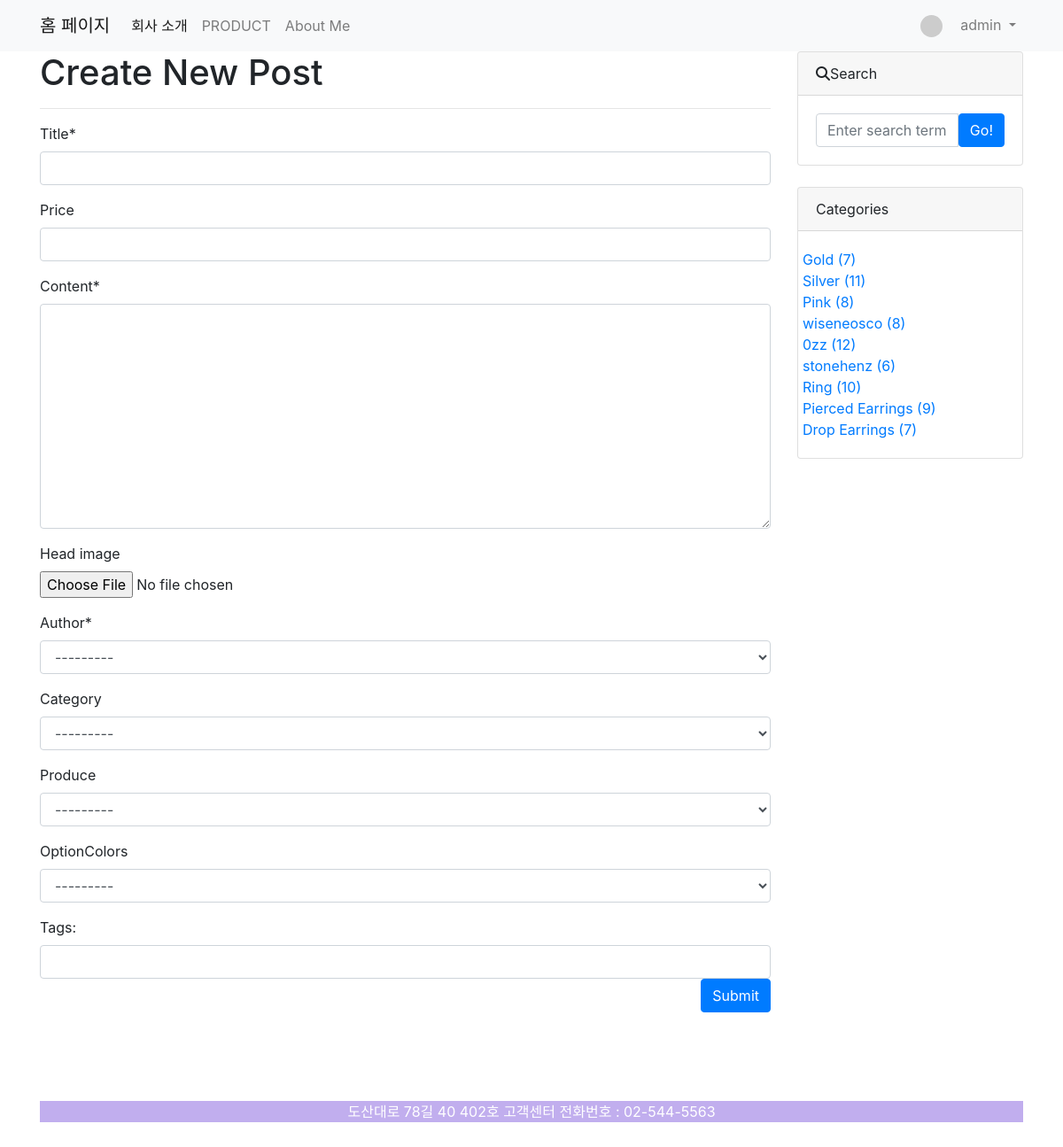
Screenshot of /blog/create_post/ (signed in) with the database file from the repository.
### blog/models.py (models this page shows)
class OptionColors(models.Model):
    name = models.CharField(max_length=50, unique=True)  # 동일한 name을 갖는 카테고리를 만들 수 있다 .
    slug = models.SlugField(max_length=200, unique=True, allow_unicode=True)  # 사람이 읽을 수 있는 텍스트로 고유 URL
    def __str__(self):
        return self.name
    def get_absolute_url(self):
        return f'/blog/OptionColors/{self.slug}/'
    class Meta:
        verbose_name_plural = 'OptionsColors'

class Produce(models.Model):
    name = models.CharField(max_length=50, unique=True)  # 동일한 name을 갖는 카테고리를 만들 수 있다 .
    slug = models.SlugField(max_length=200, unique=True, allow_unicode=True)  # 사람이 읽을 수 있는 텍스트로 고유 URL
    address = models.CharField(max_length=30,unique=True,null=True)
    phone = models.CharField(max_length=100, blank=True,null=True)
    author = models.CharField(max_length=100, blank=True,null=True) # 대표
    email = models.CharField(max_length=100, blank=True,null=True)
    def __str__(self):
        return self.name
    def get_absolute_url(self):
        return f'/blog/Produce/{self.slug}/'
    class Meta:
        verbose_name_plural='Produce'

class Category(models.Model):
    name = models.CharField(max_length = 50, unique = True) # 동일한 name을 갖는 카테고리를 만들 수 있다 .
    slug = models.SlugField(max_length = 200, unique = True, allow_unicode = True) # 사람이 읽을 수 있는 텍스트로 고유 URL
    def __str__(self):
        return self.name
    def get_absolute_url(self):
        return f'/blog/category/{self.slug}/'
    class Meta:
        verbose_name_plural = 'Categories'

### blog/views.py (the view, shortened to what this page needs)
# urls.py: path('create_post/',views.PostCreate.as_view()),
class PostCreate(LoginRequiredMixin, UserPassesTestMixin, CreateView):
    model = Post
    fields = ['title', 'price', 'content', 'head_image', 'author', 'category', 'Produce',
              'OptionColors']  # 태그 입력 가능하게 변경 함 (tags 추가 안함 )
    def test_func(self):
        return self.request.user.is_superuser or self.request.user.is_staff
    def get_context_data(self, *, object_list=None,**kwargs):
        context = super(PostCreate,self).get_context_data()
        context['categories'] = Category.objects.all()
        context['Ocategories'] = OptionColors.objects.all()
        context['Pcategories'] = Produce.objects.all()
        context['no_category_post_count'] = Post.objects.filter(category=None).count()
        return context

### blog/templates/blog/post_form.html (shortened to what this page needs)
{% extends 'blog/base.html' %}
{% load crispy_forms_tags %}
{% block main_area %}
    <h1>Create New Post</h1>
    <hr/>
    <form method="post" enctype="multipart/form-data">{% csrf_token %}
        {{ form | crispy }}
        <div id="div_id_tags_str">
                <label for="id_tags_str">Tags:</label>
                <input id="id_tags" type="text" name="tags_str" class="textinput textInput form-control">
        </div>
        <button type="submit" class="btn btn-primary float-right">Submit</button>
    </form>
{% endblock %}

### blog/templates/blog/navbar.html (shortened to what this page needs)
{% load socialaccount %}
 <nav class="navbar navbar-expand-lg navbar-light bg-light">
        <div class="container">
            <a class="navbar-brand" href="/">홈 페이지</a>
            <div class="collapse navbar-collapse" id="navbarSupportedContent">
                <ul class="navbar-nav mr-auto">
                    <li class="nav-item active">
                        <a class="nav-link" href="/Ear/">회사 소개</a>
                    </li>
                    <li class="nav-item">
                        <a class="nav-link" href="/blog/">PRODUCT</a>
                    </li>
                    {% if user.is_authenticated %}
                    <li class="nav-item">
                        <a class="nav-link" href="/blog/me/">About Me</a>
                    </li>
                     {% endif %}
                </ul>
                <ul class="navbar-nav ml-auto">
                    {% if user.is_authenticated %}
                     <li class="nav-item dropdown">
                        <a class="nav-link dropdown-toggle" href="#" id="navbarDropdown" role="button"
                            data-toggle="dropdown" aria-haspopup="true" aria-expanded="false">
                            {% if user.socialaccount_set.first.get_avatar_url %}
                            <img class="rounded-circle mr-3" src="{{socialaccount_set.first.get_avatar_url}}" width="25px" />
                            {% else %}
                            <img class="rounded-circle mr-3" src="{{'https://dummyimage.com/50x50/ced4da/6c757d.jpg'}}" width="25px" />
                            {% endif %}
                            {{user.username}}
                        </a>
                    </li>
                    {% else %}
                    <li class="nav-item">
                        <a class="nav-link" href="#" data-toggle="modal" data-target="#loginModal"><i
                                class="fa-solid fa-right-to-bracket"></i>LogIn</a>
                    </li>
                    {% endif %}
                </ul>
            </div>
        </div>
    </nav>

### blog/templates/blog/sidebar.html (shortened to what this page needs)
                <div class="card mb-4">
                    <div class="card-header"><i class="fa-solid fa-magnifying-glass"></i>Search</div>
                    <div class="card-body">
                        <div class="input-group">
                            <input id ="search-input" class="form-control" type="text" placeholder="Enter search term..."
                                aria-label="Enter search term..." aria-describedby="button-search" />
                            <button class="btn btn-primary" id="button-search" type="button" onclick="searchPost();">Go!</button>
                        </div>
                    </div>
                </div>
                <div class="card mb-4" id="category_card">
                    <div class="card-header">Categories</div>
                    <div class="card-body">
                        <div class="row">
                                <ul class="list-unstyled mb-0">
                                    {% for c in Ocategories %}
                                    <li><a href="{{c.get_absolute_url}}">{{c}} ({{c.post_set.count}})</a></li>
                                    {% endfor %}
                                    {% for c in Pcategories %}
                                    <li><a href="{{c.get_absolute_url}}">{{c}} ({{c.post_set.count}})</a></li>
                                    {% endfor %}
                                     {% for c in categories %}
                                    <li><a href="{{c.get_absolute_url}}">{{c}} ({{c.post_set.count}})</a></li>
                                    {% endfor %}
                                </ul>
                        </div>
                </div>
            </div>

### rows the page displays
OptionColors: name "Gold", post_set.count "7"
OptionColors: name "Silver", post_set.count "11"
OptionColors: name "Pink", post_set.count "8"
Produce: name "wiseneosco", post_set.count "8"
Produce: name "0zz", post_set.count "12"
Produce: name "stonehenz", post_set.count "6"
Category: name "Ring", post_set.count "10"
Category: name "Pierced Earrings", post_set.count "9"
Category: name "Drop Earrings", post_set.count "7"

### other values shown
{{ user.username }} "admin"
